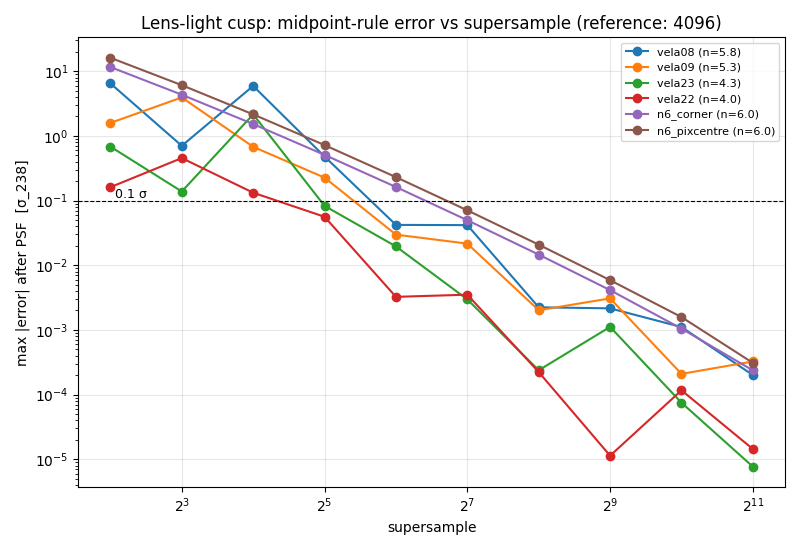

Source code (Python):
"""Lens-light cusp convergence ladder (2026-09-15).

For the central 8 x 8 pixels of the 120 px frame, integrate the lens Sersic per
pixel with the midpoint rule at supersample s = 4 ... 4096 on exactly the
LensWCS sub-pixel grid (coordinate (m - (N s - 1)/2) * delta / s), using
gigalens' own SersicEllipse.light so the profile definition matches. The 4096
rung is the reference (self-checked against 2048). The error patch of each rung
is convolved with the system PSF and expressed in units of the DESI-238
background rms, which is the quantity that matters for the observed data.
"""
import os, sys, json, pickle, time
import numpy as np
import jax, jax.numpy as jnp
from scipy.signal import fftconvolve
import matplotlib; matplotlib.use("Agg"); import matplotlib.pyplot as plt
from gigalens.jax.profiles.light.sersic import SersicEllipse

W = os.path.abspath(os.path.join(os.path.dirname(__file__), "..", ".."))
DS = "/pscratch/sd/l/linusu/gigalens/simtests_results/vela_f140w_v3/dataset/systems"
N, DELTA, SIG = 120, 0.065, 0.0076
PATCH = 8; J0 = N // 2 - PATCH // 2          # pixels 56..63
RUNGS = [4, 8, 16, 32, 64, 128, 256, 512, 1024, 2048, 4096]
light = SersicEllipse(use_lstsq=False)

@jax.jit
def _pix_mean(x, y, R, n, e1, e2, cx, cy, Ie):
    return jnp.mean(light.light(x, y, R, n, e1, e2, cx, cy, Ie))

def patch_at(s, p):
    """Per-pixel mean of the profile over s x s midpoints, times pixel area -> cps/px."""
    out = np.zeros((PATCH, PATCH))
    k = (np.arange(s) + 0.5) * DELTA / s
    for a in range(PATCH):
        for b in range(PATCH):
            xs = (J0 + b - N / 2) * DELTA + k         # x along columns
            ys = (J0 + a - N / 2) * DELTA + k         # y along rows
            X, Y = np.meshgrid(xs, ys)
            out[a, b] = float(_pix_mean(jnp.asarray(X), jnp.asarray(Y), p["R_sersic"], p["n_sersic"],
                                        p["e1"], p["e2"], p["center_x"], p["center_y"], p["Ie"]))
    return out * DELTA ** 2

def load_truth(sim):
    t = pickle.load(open(f"{DS}/vela{sim}_cam12_a0.400_rep00/truth_x.pkl", "rb"))[1][0]
    return {k: float(v) for k, v in t.items()}

psf = np.load(f"{DS}/vela08_cam12_a0.400_rep00/psf.npy")
cases = {f"vela{s}": load_truth(s) for s in ["08", "09", "23", "22"]}
cases["n6_corner"] = dict(R_sersic=1.0, n_sersic=6.0, e1=0.0, e2=0.0, center_x=0.0, center_y=0.0, Ie=20.0)
cases["n6_pixcentre"] = dict(R_sersic=1.0, n_sersic=6.0, e1=0.0, e2=0.0, center_x=DELTA / 2, center_y=DELTA / 2, Ie=20.0)
res = {}
for name, p in cases.items():
    t0 = time.time()
    patches = {s: patch_at(s, p) for s in RUNGS}
    ref = patches[4096]
    row = {"n_sersic": p["n_sersic"], "R_sersic": p["R_sersic"], "center": [p["center_x"], p["center_y"]],
           "ref_self_check_prepsf_sigma": float(np.abs(patches[2048] - ref).max() / SIG), "rungs": {}}
    for s in RUNGS[:-1]:
        err = np.zeros((N, N)); err[J0:J0 + PATCH, J0:J0 + PATCH] = patches[s] - ref
        post = fftconvolve(err, psf, mode="same") / SIG
        row["rungs"][s] = {"prepsf_max_sigma": float(np.abs(err).max() / SIG), "postpsf_max_sigma": float(np.abs(post).max()),
                           "flux_err_cps": float(err.sum())}
    res[name] = row
    print(f"{name:13s} n={p['n_sersic']:.2f} Re={p['R_sersic']:.2f} ref self-check {row['ref_self_check_prepsf_sigma']:.4f}σ  "
          + "  ".join(f"s{s}:{row['rungs'][s]['postpsf_max_sigma']:.3f}" for s in [4, 16, 32, 64, 128, 256, 512, 1024])
          + f"   ({time.time()-t0:.0f}s)", flush=True)
json.dump(res, open(os.path.join(os.path.dirname(__file__), "cusp_ladder.json"), "w"), indent=1)
fig, ax = plt.subplots(figsize=(8, 5.5))
for name, row in res.items():
    ss = sorted(int(s) for s in row["rungs"]); ax.plot(ss, [row["rungs"][s]["postpsf_max_sigma"] for s in ss], "o-", label=f"{name} (n={row['n_sersic']:.1f})")
ax.axhline(0.1, color="k", ls="--", lw=0.8); ax.text(4.2, 0.11, "0.1 σ", fontsize=9)
ax.set_xscale("log", base=2); ax.set_yscale("log"); ax.set_xlabel("supersample"); ax.set_ylabel("max |error| after PSF  [σ_238]")
ax.set_title("Lens-light cusp: midpoint-rule error vs supersample (reference: 4096)"); ax.legend(fontsize=8); ax.grid(alpha=0.3)
plt.tight_layout(); plt.savefig(os.path.join(os.path.dirname(__file__), "cusp_ladder.png"), dpi=100)
